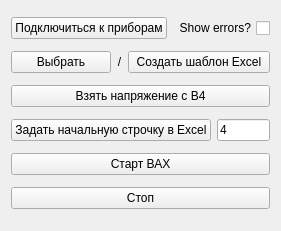
   <widget class="QWidget" name="verticalLayoutWidget">
    <property name="geometry">
     <rect>
      <x>399</x>
      <y>9</y>
      <width>271</width>
      <height>231</height>
     </rect>
    </property>
    <layout class="QVBoxLayout" name="MainVL">
     <item>
      <layout class="QHBoxLayout" name="horizontalLayout_7">
       <item>
        <widget class="QPushButton" name="instruments_button">
         <property name="sizePolicy">
          <sizepolicy hsizetype="Maximum" vsizetype="Fixed">
           <horstretch>0</horstretch>
           <verstretch>0</verstretch>
          </sizepolicy>
         </property>
         <property name="autoFillBackground">
          <bool>false</bool>
         </property>
         <property name="text">
          <string>Подключиться к приборам</string>
         </property>
        </widget>
       </item>
       <item>
        <widget class="QCheckBox" name="show_errors_cb">
         <property name="layoutDirection">
          <enum>Qt::RightToLeft</enum>
         </property>
         <property name="text">
          <string>Show errors?</string>
         </property>
        </widget>
       </item>
      </layout>
     </item>
     <item>
      <layout class="QHBoxLayout" name="TemplateHL">
       <item>
        <widget class="QPushButton" name="choose_button">
         <property name="maximumSize">
          <size>
           <width>100</width>
           <height>16777215</height>
          </size>
         </property>
         <property name="text">
          <string>Выбрать</string>
         </property>
        </widget>
       </item>
       <item>
        <widget class="QLabel" name="label">
         <property name="enabled">
          <bool>true</bool>
         </property>
         <property name="maximumSize">
          <size>
           <width>5</width>
           <height>16777215</height>
          </size>
         </property>
         <property name="text">
          <string>/</string>
         </property>
         <property name="alignment">
          <set>Qt::AlignCenter</set>
         </property>
        </widget>
       </item>
       <item>
        <widget class="QPushButton" name="create_button">
         <property name="layoutDirection">
          <enum>Qt::LeftToRight</enum>
         </property>
         <property name="text">
          <string>Создать шаблон Excel</string>
         </property>
        </widget>
       </item>
      </layout>
     </item>
     <item>
      <widget class="QPushButton" name="take_volt">
       <property name="text">
        <string>Взять напряжение с B4</string>
       </property>
      </widget>
     </item>
     <item>
      <layout class="QHBoxLayout" name="StartLineHL">
       <item>
        <widget class="QPushButton" name="start_line_button">
         <property name="text">
          <string>Задать начальную строчку в Excel</string>
         </property>
        </widget>
       </item>
       <item>
        <widget class="QLineEdit" name="start_line_le">
         <property name="enabled">
          <bool>true</bool>
         </property>
         <property name="text">
          <string>4</string>
         </property>
        </widget>
       </item>
      </layout>
     </item>
     <item>
      <widget class="QPushButton" name="start_button">
       <property name="text">
        <string>Старт ВАХ</string>
       </property>
      </widget>
     </item>
     <item>
      <widget class="QPushButton" name="pause_button">
       <property name="text">
        <string>Стоп</string>
       </property>
      </widget>
     </item>
    </layout>
   </widget>
